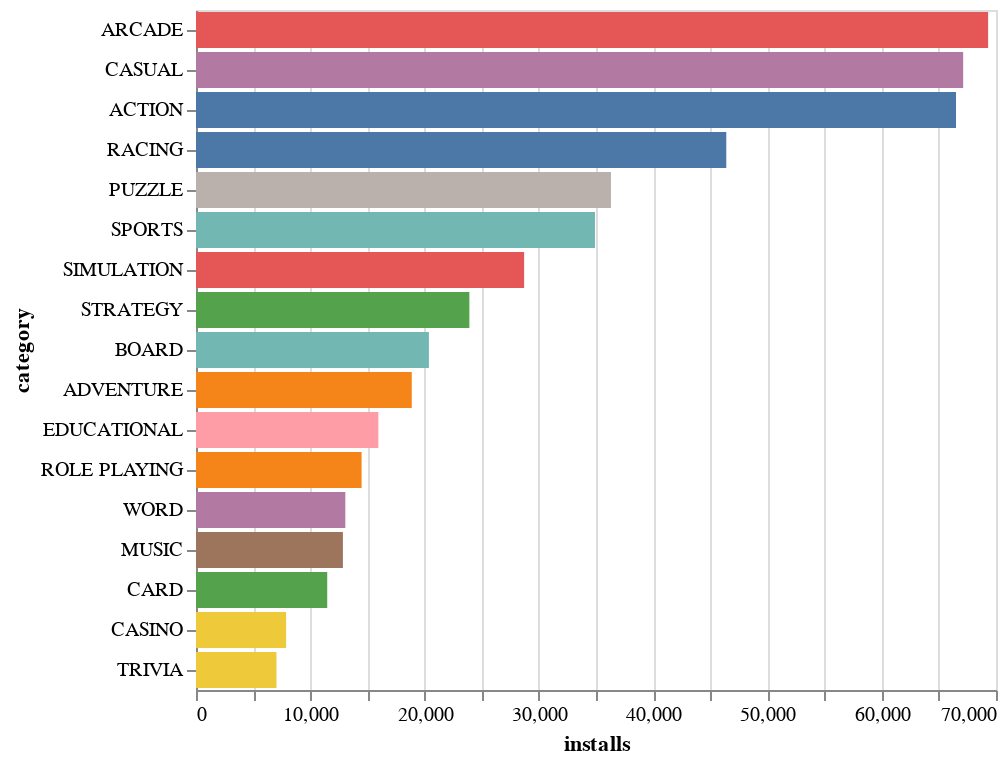

The cell this chart's notebook holds for it:
### Code cell
alt.Chart(g.reset_index()).mark_bar().encode(
    x="installs:Q",
    y=alt.Y("category:N", sort="-x"),
    color=alt.Color("category:N", legend=None)
)

### Figure 1 — Vega-Lite specification as saved in the notebook (floating-point values rounded to 4 significant figures)
{"config": {"view": {"continuousWidth": 400, "continuousHeight": 300}}, "data": {"name": "data-dbec760d3ad5478da96a3c7b51e9a7a2"}, "mark": "bar", "encoding": {"color": {"type": "nominal", "field": "category", "legend": null}, "x": {"type": "quantitative", "field": "installs"}, "y": {"type": "nominal", "field": "category", "sort": "-x"}}, "$schema": "https://vega.github.io/schema/vega-lite/v4.8.1.json", "datasets": {"data-dbec760d3ad5478da96a3c7b51e9a7a2": [{"category": "ACTION", "rank": 50.5, "total ratings": 4134000.0, "installs": 66500.0, "average rating": 4.246, "growth (30 days)": 1453.0, "growth (60 days)": 2.569, "price": 0.0099, "5 star ratings": 2975000.0, "4 star ratings": 359200.0, "3 star ratings": 198400.0, "2 star ratings": 109800.0, "1 star ratings": 491800.0, "paid": 0.01}, {"category": "ADVENTURE", "rank": 50.5, "total ratings": 919700.0, "installs": 18880.0, "average rating": 4.264, "growth (30 days)": 30.87, "growth (60 days)": 4.305, "price": 0.0499, "5 star ratings": 648400.0, "4 star ratings": 103500.0, "3 star ratings": 51670.0, "2 star ratings": 24650.0, "1 star ratings": 91510.0, "paid": 0.01}, {"category": "ARCADE", "rank": 50.5, "total ratings": 1852000.0, "installs": 69310.0, "average rating": 4.295, "growth (30 days)": 23.24, "growth (60 days)": 3.091, "price": 0.0948, "5 star ratings": 1337000.0, "4 star ratings": 194400.0, "3 star ratings": 104700.0, "2 star ratings": 49340.0, "1 star ratings": 165900.0, "paid": 0.02}, {"category": "BOARD", "rank": 50.5, "total ratings": 470900.0, "installs": 20380.0, "average rating": 4.347, "growth (30 days)": 157.3, "growth (60 days)": 4.501, "price": 0.0, "5 star ratings": 338600.0, "4 star ratings": 51620.0, "3 star ratings": 23180.0, "2 star ratings": 10890.0, "1 star ratings": 46580.0, "paid": 0.0}, {"category": "CARD", "rank": 50.74, "total ratings": 321800.0, "installs": 11480.0, "average rating": 4.421, "growth (30 days)": 2.029, "growth (60 days)": 2.864, "price": 0.02451, "5 star ratings": 229100.0, "4 star ratings": 45030.0, "3 star ratings": 16210.0, "2 star ratings": 6789.0, "1 star ratings": 24670.0, "paid": 0.008197}, {"category": "CASINO", "rank": 50.5, "total ratings": 371200.0, "installs": 7885.0, "average rating": 4.438, "growth (30 days)": 2.226, "growth (60 days)": 3.352, "price": 0.0, "5 star ratings": 274800.0, "4 star ratings": 41350.0, "3 star ratings": 18640.0, "2 star ratings": 7763.0, "1 star ratings": 28600.0, "paid": 0.0}, {"category": "CASUAL", "rank": 51.21, "total ratings": 2497000.0, "installs": 67130.0, "average rating": 4.335, "growth (30 days)": 19.77, "growth (60 days)": 2.099, "price": 0.0, "5 star ratings": 1812000.0, "4 star ratings": 287300.0, "3 star ratings": 134800.0, "2 star ratings": 59790.0, "1 star ratings": 202500.0, "paid": 0.0}, {"category": "EDUCATIONAL", "rank": 50.5, "total ratings": 142400.0, "installs": 15960.0, "average rating": 4.254, "growth (30 days)": 99.57, "growth (60 days)": 13.64, "price": 0.0, "5 star ratings": 101000.0, "4 star ratings": 13420.0, "3 star ratings": 7867.0, "2 star ratings": 4722.0, "1 star ratings": 15420.0, "paid": 0.0}, {"category": "MUSIC", "rank": 50.5, "total ratings": 224500.0, "installs": 12860.0, "average rating": 4.18, "growth (30 days)": 2.477, "growth (60 days)": 7.006, "price": 0.0199, "5 star ratings": 154800.0, "4 star ratings": 23010.0, "3 star ratings": 13780.0, "2 star ratings": 7317.0, "1 star ratings": 25610.0, "paid": 0.01}, {"category": "PUZZLE", "rank": 50.5, "total ratings": 983900.0, "installs": 36310.0, "average rating": 4.394, "growth (30 days)": 2.232, "growth (60 days)": 2.153, "price": 0.0, "5 star ratings": 708200.0, "4 star ratings": 128200.0, "3 star ratings": 58380.0, "2 star ratings": 23550.0, "1 star ratings": 65590.0, "paid": 0.0}, {"category": "RACING", "rank": 50.5, "total ratings": 1364000.0, "installs": 46400.0, "average rating": 4.312, "growth (30 days)": 58.09, "growth (60 days)": 1.961, "price": 0.0, "5 star ratings": 980700.0, "4 star ratings": 140200.0, "3 star ratings": 75150.0, "2 star ratings": 37100.0, "1 star ratings": 130400.0, "paid": 0.0}, {"category": "ROLE PLAYING", "rank": 50.5, "total ratings": 744700.0, "installs": 14490.0, "average rating": 4.276, "growth (30 days)": 1.186, "growth (60 days)": 2.841, "price": 0.0, "5 star ratings": 518700.0, "4 star ratings": 92060.0, "3 star ratings": 41830.0, "2 star ratings": 19370.0, "1 star ratings": 72670.0, "paid": 0.0}, {"category": "SIMULATION", "rank": 50.5, "total ratings": 1070000.0, "installs": 28710.0, "average rating": 4.318, "growth (30 days)": 6.954, "growth (60 days)": 3.41, "price": 0.0, "5 star ratings": 754500.0, "4 star ratings": 134300.0, "3 star ratings": 64510.0, "2 star ratings": 28810.0, "1 star ratings": 87880.0, "paid": 0.0}, {"category": "SPORTS", "rank": 50.5, "total ratings": 1257000.0, "installs": 34910.0, "average rating": 4.261, "growth (30 days)": 1.306, "growth (60 days)": 3.187, "price": 0.0, "5 star ratings": 876000.0, "4 star ratings": 154800.0, "3 star ratings": 74890.0, "2 star ratings": 32890.0, "1 star ratings": 118400.0, "paid": 0.0}, {"category": "STRATEGY", "rank": 50.5, "total ratings": 1835000.0, "installs": 23920.0, "average rating": 4.265, "growth (30 days)": 26.82, "growth (60 days)": 2.194, "price": 0.0, "5 star ratings": 1315000.0, "4 star ratings": 210800.0, "3 star ratings": 96770.0, "2 star ratings": 41670.0, "1 star ratings": 170100.0, "paid": 0.0}, {"category": "TRIVIA", "rank": 50.5, "total ratings": 298600.0, "installs": 7041.0, "average rating": 4.246, "growth (30 days)": 49.28, "growth (60 days)": 6.443, "price": 0.0199, "5 star ratings": 208300.0, "4 star ratings": 43340.0, "3 star ratings": 17710.0, "2 star ratings": 7240.0, "1 star ratings": 22050.0, "paid": 0.01}, {"category": "WORD", "rank": 49.15, "total ratings": 419600.0, "installs": 13070.0, "average rating": 4.444, "growth (30 days)": 1326.0, "growth (60 days)": 2.249, "price": 0.0, "5 star ratings": 301900.0, "4 star ratings": 62570.0, "3 star ratings": 24070.0, "2 star ratings": 8835.0, "1 star ratings": 22290.0, "paid": 0.0}]}}
